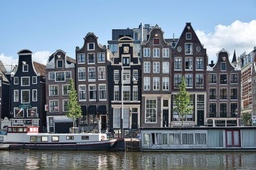
#> input picture Image practice/images/buildings.jpg, 256 x 170 px, shrunk from 700 x 464 before the run
$ python -i assignment_2.py   (imports and definitions only)
#> lines starting #> are read from the running program, lines starting #| are printed output that depends on the picture
### Image practice/edge_detection.py
# -*- coding: utf-8 -*-
"""
Spyder Editor

This is a temporary script file.
"""

import cv2
import numpy as np
import math
from matplotlib import pyplot as plt


# [48 lines left out: functions find_next_threeshold, make_binary, find_threeshold, not called in this run]

def pad_image(image, kernel_height, kernel_width, kernel_center):
    pad_top = kernel_center[0]
    pad_bottom = kernel_height - kernel_center[0] - 1
    pad_left = kernel_center[1]
    pad_right = kernel_width - kernel_center[1] - 1

    padded_image = np.pad(image, ((pad_top, pad_bottom), (pad_left, pad_right)), mode='constant', constant_values = 0)
    return padded_image

def normalize(image):
    copied = image.copy()
    cv2.normalize(copied,copied,0,255,cv2.NORM_MINMAX)
    return np.round(copied).astype(np.uint8)


def merge(image_horiz, image_vert):
    height, width = image_horiz.shape
    out = np.zeros_like(image_horiz, dtype='float32')

    for x in range(0, height):
        for y in range(0, width):
            dx = image_horiz[x,y]
            dy = image_vert[x,y]

            res = math.sqrt( dx**2 + dy**2 )
            out[x,y] = res

    #out = normalize(out)
    return out

def convolve(image, kernel, kernel_center = (-1,-1)):
    image = image.copy()
    kernel_height, kernel_width = len(kernel), len(kernel[0])

    # if kernel center is not defined, then it will use the center symmetric center
    if kernel_center[0] == -1:
        kernel_center = ( kernel_height // 2, kernel_width // 2 )

    # pad the input image based on kernel and center
    padded_image = pad_image(image = image,  kernel_height = kernel_height, kernel_width = kernel_width, kernel_center = kernel_center)

    # generating output with dummy zeros(0)
    output = np.zeros_like(padded_image, dtype='float32')

    # [8 lines of commented-out code are left out]
    padded_height, padded_width = padded_image.shape

    kcx = kernel_center[0]
    kcy = kernel_center[1]

    # iterating through height. For (1,1) kernel, it iterates from 1 to (h - 1)
    for x in range( kcx, padded_height - ( kernel_height - (kcx+1)) ):
        # iterate through width. For (1,1) kernel, it iterates from 1 to (w - 1)
        for y in range( kcy, padded_width - ( kernel_width - (kcy + 1)) ):
            image_start_x = x - kcx
            image_start_y = y - kcy

            sum = 0
            NX = kernel_height // 2
            NY = kernel_width // 2
            for kx in range( -NX, NX+1):
                for ky in range( -NY, NY+1 ):
            # for kx in range(0, kernel_height):
            #     for ky in range(0, kernel_width):
                    rel_pos_in_kernel_x = kx + NX # x-i
                    rel_pos_in_kernel_y = ky + NY # y-j

                    rel_pos_in_image_x = NX - kx # 2
                    rel_pos_in_image_y = NY - ky # 2

                    act_pos_in_image_x = rel_pos_in_image_x + image_start_x # 2 + 2 = 4
                    act_pos_in_image_y = rel_pos_in_image_y + image_start_y # 3 + 2 = 5

                    k_val = kernel[ rel_pos_in_kernel_x ][ rel_pos_in_kernel_y ]
                    i_val = padded_image[ act_pos_in_image_x ][ act_pos_in_image_y ]
                    # k_val = kernel[ kx ][ ky ]
                    # i_val = padded_image[ kx+image_start_x ][ ky+image_start_y ]

                    sum +=  k_val * i_val
            output[x,y] = sum

    out = output[kernel_center[0]:-kernel_height + kernel_center[0] + 1, kernel_center[1]:-kernel_width + kernel_center[1] + 1]
    return out

def generateGaussianKernel(sigmaX, sigmaY, MUL = 7):
    w = int(sigmaX * MUL) | 1
    h = int(sigmaY * MUL) | 1

    #print(w,h)

    cx = w // 2
    cy = h // 2

    kernel = np.zeros((w, h))
    c = 1 / ( 2 * 3.1416 * sigmaX * sigmaY )

    for x in range(w):
        for y in range(h):
            dx = x - cx
            dy = y - cy

            x_part = (dx*dx) / (sigmaX * sigmaX)
            y_part = (dy*dy) / (sigmaY * sigmaY)

            kernel[x][y] = c * math.exp( - 0.5 * (x_part + y_part) )

    formatted_kernel = kernel / np.min(kernel)
    formatted_kernel = formatted_kernel.astype(int)

    print("Formatted gaussian filter")
    print(formatted_kernel)

    return (kernel)

def get_kernel():
    sigma=0.7
    kernel= generateGaussianKernel(sigmaX=sigma, sigmaY=sigma, MUL=7)
    print("Kernel:\n",kernel)
    h= len(kernel)
    kernel_x=np.zeros((h,h))
    kernel_y=np.zeros((h,h))

    min1= min2= 100

    cx= h//2
    for x in range(h):
        for y in range(h):
            act_x=x-cx
            act_y=y-cx

            kernel_x[x,y]=(-act_x/sigma**2)*kernel[x,y]
            kernel_y[x,y]=(-act_y/sigma**2)*kernel[x,y]

            if kernel_x[x,y] != 0:
                min1 = min(abs(kernel_x[x,y]),min1)

            if kernel_y[x,y] != 0:
                min2 = min(abs(kernel_y[x,y]),min2)

    dr1 = (kernel_x / min1).astype(int)
    dr2 = (kernel_y / min2).astype(int)

    print(dr1)
    print(dr2)

    print("Kernel_x\n",kernel_x)
    print("Kernel_y\n",kernel_y)
    return (kernel_y,kernel_x)


# [35 lines left out: function start, not called in this run]


sigma=0.7
# start()

### Image practice/assignment_2.py
import cv2
import numpy as np


from doniel_library import *
from edge_detection import *

def perform_edge_detection(image):
    kernel_x, kernel_y = get_kernel()

    conv_x = convolve(image=image, kernel=kernel_x)
    conv_y = convolve(image=image, kernel=kernel_y)

    kernel= generateGaussianKernel(sigmaX=1,sigmaY=1,MUL=5)
    conv_x = convolve(image=conv_x,kernel=kernel)
    conv_y = convolve(image=conv_y,kernel=kernel)

    merged_image = merge(conv_x, conv_y)

    # theta = np.arctan2(conv_x, conv_y) # it's changing the value of conv_x & conv_y also
    theta = np.arctan2( conv_y.copy(), conv_x.copy() )

    normalized_merged_image = normalize(merged_image)

    # t = find_threeshold(image=normalized_merged_image)
    # print(f"Threeshold {t}")
    # final_out = make_binary(t=t,image=normalized_merged_image, low = 0, high = 100)

    cv2.imshow("X derivative", normalize(conv_x))
    cv2.imshow("Y derivative", normalize(conv_y))

    cv2.imshow("Merged", normalized_merged_image)
    # cv2.imshow("Threesholded", final_out)

    cv2.waitKey(0)
    cv2.destroyAllWindows()

    #return final_out, theta
    return merged_image, theta

# [129 lines left out: functions perform_non_maximum_suppression, perform_canny, choose, start, not called in this run]

# start()

>>> import cv2
>>> picture = cv2.imread('images/buildings.jpg', cv2.IMREAD_GRAYSCALE)
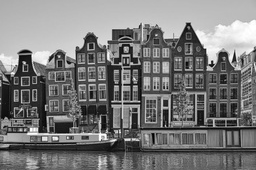
#> picture: shape (170, 256); min 0, max 255, mean 121.8
>>> result = perform_edge_detection(picture)
#> in pad_image, `padded_image = np.pad(image, ((pad_top, pad_bottom), (pad_left, pad_ri..`:
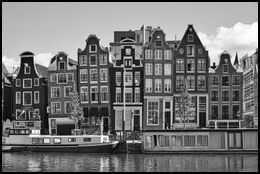
#> padded_image: shape (174, 260); min 0, max 255, mean 117.2
#> call 2 of convolve, with kernel = array of shape (5, 5), kernel_center = (-1, -1)
#> after the loop in convolve (call 2), `for x in range( kcx, padded_height - ( kernel_height - (kcx+1)) ):`:
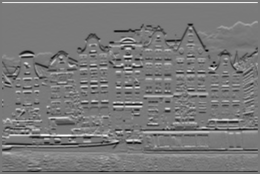
#> output: shape (174, 260) float32; min -89.61, max 98.02, mean -0.2; drawn with min black and max white
#> call 3 of convolve, with kernel = array of shape (5, 5), kernel_center = (-1, -1)
#> after the loop in convolve (call 3), `for x in range( kcx, padded_height - ( kernel_height - (kcx+1)) ):`:
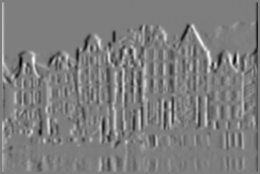
#> output: shape (174, 260) float32; min -63.07, max 64.37, mean 0; drawn with min black and max white
#> call 4 of convolve, with kernel = array of shape (5, 5), kernel_center = (-1, -1)
#> after the loop in convolve (call 4), `for x in range( kcx, padded_height - ( kernel_height - (kcx+1)) ):`:
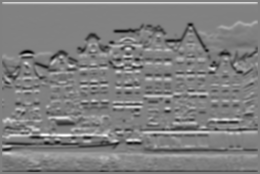
#> output: shape (174, 260) float32; min -53.71, max 52.93, mean -0.3; drawn with min black and max white
#> after the loop in merge, `for x in range(0, height):`:
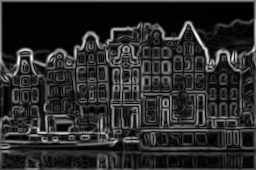
#> out: shape (170, 256) float32; min 0.00392, max 65.12, mean 10.9; drawn with min black and max white
#> in perform_edge_detection, `theta = np.arctan2( conv_y.copy(), conv_x.copy() )`:
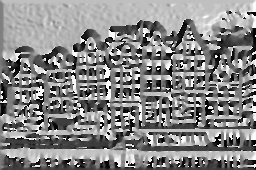
#> theta: shape (170, 256) float32; min -3.14, max 3.14, mean 0.192; drawn with min black and max white
